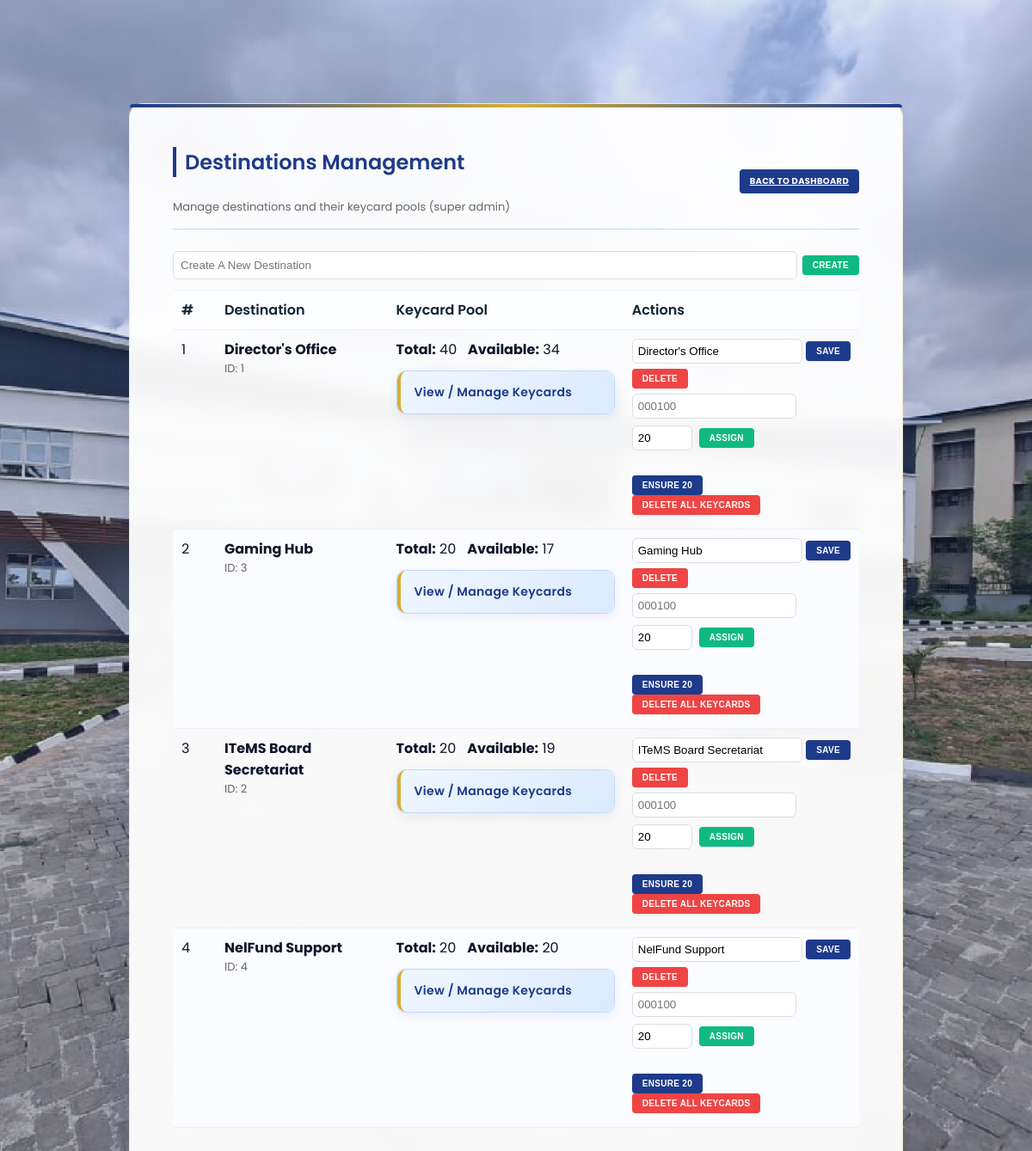
Page /destinations.php on the committed database.
### tables this page shows
CREATE TABLE `destinations` (
  `id` int(11) NOT NULL,
  `name` varchar(100) NOT NULL,
  `range_start` int(11) NOT NULL,
  `range_end` int(11) NOT NULL
);

### destinations.php (the view, shortened to what this page needs)
<?php
include 'db.php';
$destinations = [];
$res = $conn->query("SELECT id, name FROM destinations ORDER BY name ASC");
if ($res)
  while ($r = $res->fetch_assoc())
    $destinations[] = $r;
function get_keycard_counts($conn, $dest_id)
{
  $stmt = $conn->prepare("SELECT COUNT(*) AS total, SUM(CASE WHEN is_assigned = 0 THEN 1 ELSE 0 END) AS available FROM keycards WHERE destination_id = ?");
  $stmt->bind_param("i", $dest_id);
  $stmt->execute();
  $row = $stmt->get_result()->fetch_assoc();
  return ['total' => intval($row['total'] ?? 0), 'available' => intval($row['available'] ?? 0)];
}
?>
<!doctype html>
<html>
<head>
  <link rel="stylesheet" href="central.css">
</head>
<body>
  <div class="container">
    <div class="top-actions">
      <div>
        <h2>Destinations Management</h2>
        <div class="muted">Manage destinations and their keycard pools (super admin)</div>
      </div>
      <div class="toolbar">
        <a href="admin_dashboard.php" class="small-btn">Back to Dashboard</a>
      </div>
    </div>
    <div class="card">
      <form method="POST" class="inline-form">
        <input name="name" placeholder="Create A New Destination" class="flex-input" required>
        <button type="submit" class="small-btn success">Create</button>
      </form>
      <table>
        <thead>
          <tr>
            <th class="col-id">#</th>
            <th class="col-dest">Destination</th>
            <th>Keycard Pool</th>
            <th class="col-actions">Actions</th>
          </tr>
        </thead>
        <tbody>
          <?php foreach ($destinations as $i => $dest):
            $counts = get_keycard_counts($conn, $dest['id']);
            ?>
            <tr>
              <td><?= $i + 1 ?></td>
              <td>
                <strong><?= htmlspecialchars($dest['name']) ?></strong>
                <div class="muted">ID: <?= $dest['id'] ?></div>
              </td>
              <td class="overflow-visible-cell">
                <div class="counts-info"><strong>Total:</strong> <?= $counts['total'] ?> &nbsp;
                  <strong>Available:</strong> <?= $counts['available'] ?>
                </div>
                <details>
                  <summary>View / Manage Keycards</summary>
                </details>
              </td>
              <td>
                <form method="POST" class="inline-form dest-form">
                  <input type="text" name="name" value="<?= htmlspecialchars($dest['name']) ?>" class="dest-input">
                  <button type="submit" class="small-btn">Save</button>
                </form>
                <form method="POST" class="dest-form" onsubmit="return confirm('Delete destination?');">
                  <button type="submit" class="small-btn danger">Delete</button>
                </form>
                <form method="POST" class="dest-form">
                  <div class="form-row">
                    <input name="start_number" placeholder="000100" pattern="\d{1,6}" required class="range-input"
                      title="1 to 6 digits">
                    <input name="count" type="number" value="20" min="1" class="count-input">
                    <button type="submit" class="small-btn success">Assign</button>
                  </div>
                </form>
                <form method="POST">
                  <button type="submit" class="small-btn">Ensure 20</button>
                </form>
                <form method="POST" class="dest-form"
                  onsubmit="return confirm('Are you sure you want to delete ALL keycards for this destination?');">
                  <button type="submit" class="small-btn danger">Delete All Keycards</button>
                </form>
              </td>
            </tr>
          <?php endforeach; ?>
        </tbody>
      </table>
      <div class="back-section">
      </div>
    </div>
  </div>
</body>
</html>

### rows in the picture
destinations: name "Director's Office", id "1", total "40", available "34"
destinations: name "Gaming Hub", id "3", total "20", available "17"
destinations: name "ITeMS Board Secretariat", id "2", total "20", available "19"
destinations: name "NelFund Support", id "4", total "20", available "20"
